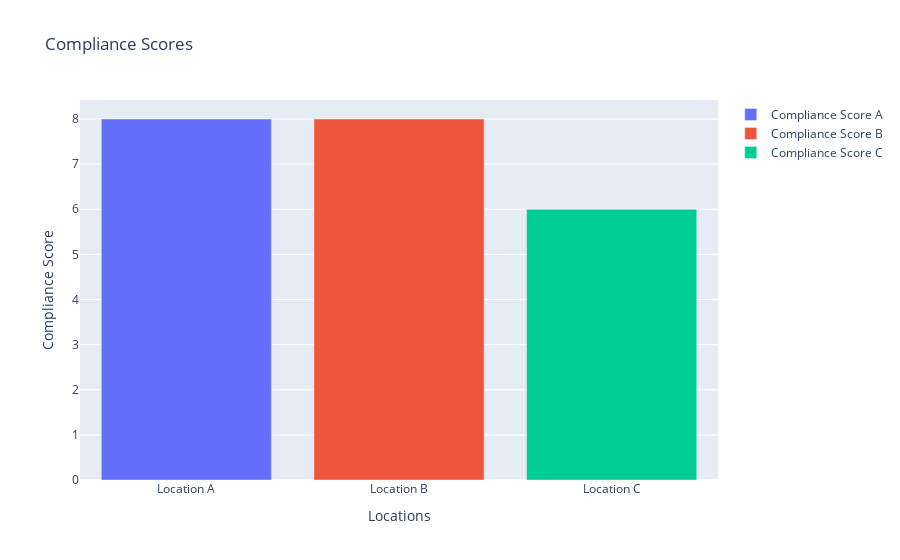

Here is the notebook cell this chart was saved with:
### Code cell
import plotly.graph_objects as go
fig = go.Figure()
fig.add_trace(go.Bar(x=["Location A"], y=[concatenated_df1["Compliance A"].sum()], name="Compliance Score A"))
fig.add_trace(go.Bar(x=["Location B"], y=[concatenated_df1["Compliance B"].sum()], name="Compliance Score B"))
fig.add_trace(go.Bar(x=["Location C"], y=[concatenated_df1["Compliance C"].sum()], name="Compliance Score C"))
fig.update_layout(
    title="Compliance Scores",
    xaxis_title="Locations",
    yaxis_title="Compliance Score",
    barmode="group"
)
pio.write_html(fig, file='./fig/compliance_locSF.html', auto_open=False)
fig.show()

### Figure 1 — Plotly figure (JSON) as saved in the notebook; plotly's stock layout.template omitted (floating-point values rounded to 4 significant figures)
{"data": [{"name": "Compliance Score A", "type": "bar", "x": ["Location A"], "y": [8]}, {"name": "Compliance Score B", "type": "bar", "x": ["Location B"], "y": [8]}, {"name": "Compliance Score C", "type": "bar", "x": ["Location C"], "y": [6]}], "layout": {"barmode": "group", "title": {"text": "Compliance Scores"}, "xaxis": {"title": {"text": "Locations"}}, "yaxis": {"title": {"text": "Compliance Score"}}}}
